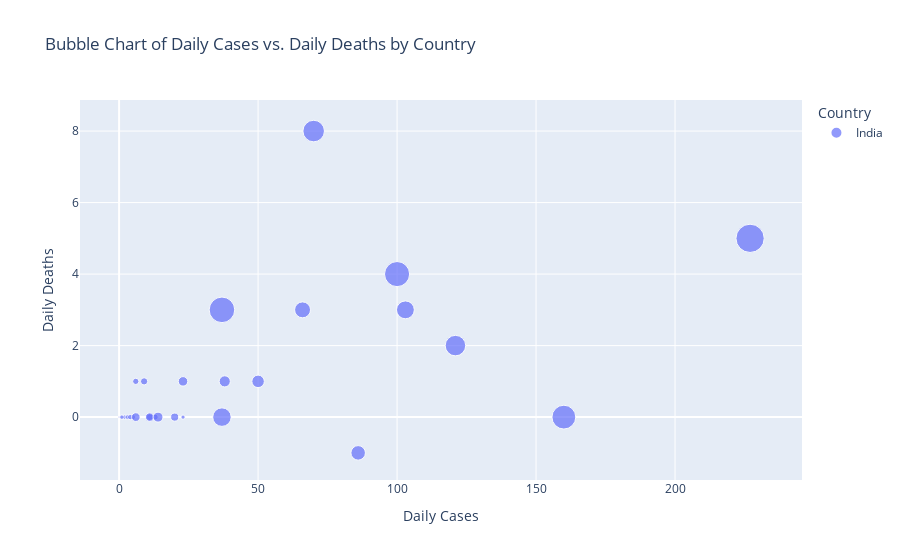

The cell this chart's notebook holds for it:
### Markdown cell above
Data Distribution using Bubble Chart

### Code cell
# Bubble Chart - Daily Cases vs. Daily Deaths
fig_bubble = px.scatter(df, x='Daily_cases', y='Daily_death', size='Cumulative_cases', color='Country',
                        labels={'Daily_cases': 'Daily Cases', 'Daily_death': 'Daily Deaths'},
                        title='Bubble Chart of Daily Cases vs. Daily Deaths by Country')

# Show the bubble chart
fig_bubble.show()

### Figure 1 — Plotly figure (JSON) as saved in the notebook; plotly's stock layout.template omitted (floating-point values rounded to 4 significant figures)
{"data": [{"hovertemplate": "Country=India<br>Daily Cases=%{x}<br>Daily Deaths=%{y}<br>Cumulative_cases=%{marker.size}<extra></extra>", "legendgroup": "India", "marker": {"color": "#636efa", "size": [0, 0, 0, 0, 0, 0, 0, 0, 1, 1, 1, 2, 3, 3, 3, 3, 3, 3, 3, 3, 3, 3, 3, 3, 3, 3, 3, 3, 3, 3, 3, 3, 3, 3, 3, 3, 3, 3, 3, 3, 5, 5, 28, 30, 31, 34, 39, 43, 56, 62, 73, 82, 102, 113, 119, 142, 156, 194, 244, 330, 396, 499, 536, 657, 727, 887, 987, 1024, 1251], "sizemode": "area", "sizeref": 3.127, "symbol": "circle"}, "mode": "markers", "name": "India", "orientation": "v", "showlegend": true, "type": "scatter", "x": [0, 0, 0, 0, 0, 0, 0, 0, 1, 0, 0, 1, 1, 0, 0, 0, 0, 0, 0, 0, 0, 0, 0, 0, 0, 0, 0, 0, 0, 0, 0, 0, 0, 0, 0, 0, 0, 0, 0, 0, 2, 0, 23, 2, 1, 3, 5, 4, 13, 6, 11, 9, 20, 11, 6, 23, 14, 38, 50, 86, 66, 103, 37, 121, 70, 160, 100, 37, 227], "xaxis": "x", "y": [0, 0, 0, 0, 0, 0, 0, 0, 0, 0, 0, 0, 0, 0, 0, 0, 0, 0, 0, 0, 0, 0, 0, 0, 0, 0, 0, 0, 0, 0, 0, 0, 0, 0, 0, 0, 0, 0, 0, 0, 0, 0, 0, 0, 0, 0, 0, 0, 0, 1, 0, 1, 0, 0, 0, 1, 0, 1, 1, -1, 3, 3, 0, 2, 8, 0, 4, 3, 5], "yaxis": "y"}], "layout": {"autosize": true, "legend": {"itemsizing": "constant", "title": {"text": "Country"}, "tracegroupgap": 0}, "title": {"text": "Bubble Chart of Daily Cases vs. Daily Deaths by Country"}, "xaxis": {"anchor": "y", "autorange": true, "domain": [0, 1], "range": [-13.75, 244.4], "title": {"text": "Daily Cases"}, "type": "linear"}, "yaxis": {"anchor": "x", "autorange": true, "domain": [0, 1], "range": [-2.086, 9.336], "title": {"text": "Daily Deaths"}, "type": "linear"}}}
